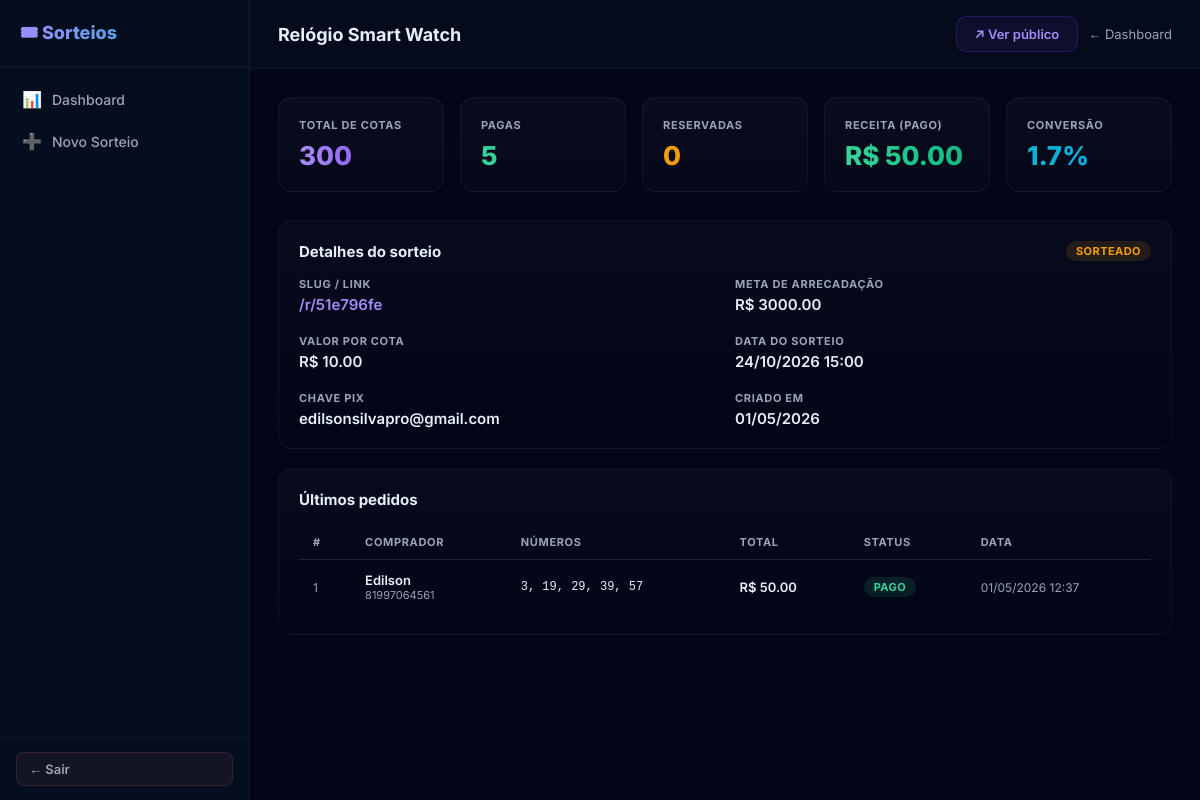
Screenshot of /dashboard/sorteios/1 (signed in) with the database file from the repository.
### app/models.py (models this page shows)
class Campaign(Base):
    __tablename__ = "campaigns"
    id = Column(Integer, primary_key=True, index=True)
    title = Column(String(200), nullable=False)
    slug = Column(String(16), unique=True, nullable=False, index=True)
    draw_date = Column(DateTime, nullable=True)
    goal_amount = Column(Float, nullable=False)
    price_per_quota = Column(Float, nullable=False)
    pix_key = Column(String(200), nullable=True)
    status = Column(String(20), nullable=False, default="active")  # active | drawn | closed | sold_out
    created_at = Column(DateTime, default=datetime.datetime.utcnow, nullable=False)
    winner_quota_id = Column(Integer, ForeignKey("quotas.id", use_alter=True), nullable=True)
    description = Column(Text, nullable=True)
    prize_image_url = Column(String(500), nullable=True)
    prize_value = Column(Float, nullable=True)
    rules = Column(Text, nullable=True)
    max_per_person = Column(Integer, default=10, nullable=True)
    pix_receiver_name = Column(String(25), default="SORTEIOS", nullable=True)
    pix_receiver_city = Column(String(15), default="SAO PAULO", nullable=True)
    reservation_expires_minutes = Column(Integer, default=30, nullable=True)
    owner_id = Column(Integer, ForeignKey("users.id", ondelete="SET NULL"), nullable=True)
    owner = relationship("User", back_populates="campaigns", foreign_keys=[owner_id])
    quotas = relationship(
        "Quota",
        primaryjoin="Campaign.id == Quota.campaign_id",
        back_populates="campaign",
        cascade="all, delete-orphan",
        lazy="select",
    )
    orders = relationship("Order", back_populates="campaign", cascade="all, delete-orphan")

class Order(Base):
    __tablename__ = "orders"
    id = Column(Integer, primary_key=True, index=True)
    campaign_id = Column(Integer, ForeignKey("campaigns.id", ondelete="CASCADE"), nullable=False)
    buyer_id = Column(Integer, ForeignKey("buyers.id"), nullable=True)
    token = Column(String(64), unique=True, nullable=False, index=True)
    status = Column(String(20), nullable=False, default="pending")  # pending|paid|cancelled|expired
    total_amount = Column(Float, nullable=False, default=0.0)
    pix_payload = Column(Text, nullable=True)
    qr_code_base64 = Column(Text, nullable=True)
    expires_at = Column(DateTime, nullable=True)
    created_at = Column(DateTime, default=datetime.datetime.utcnow, nullable=False)
    paid_at = Column(DateTime, nullable=True)
    cancelled_at = Column(DateTime, nullable=True)
    campaign = relationship("Campaign", back_populates="orders")
    buyer = relationship("Buyer", back_populates="orders")
    items = relationship("OrderItem", back_populates="order", cascade="all, delete-orphan")
    email_logs = relationship("EmailLog", back_populates="order")

class Buyer(Base):
    __tablename__ = "buyers"
    id = Column(Integer, primary_key=True, index=True)
    name = Column(String(200), nullable=False)
    whatsapp = Column(String(20), nullable=True, index=True)
    email = Column(String(200), nullable=True, index=True)
    cpf = Column(String(20), nullable=True)
    created_at = Column(DateTime, default=datetime.datetime.utcnow, nullable=False)
    orders = relationship("Order", back_populates="buyer")

### app/main.py (the view)
@app.get("/dashboard/sorteios/{campaign_id}", response_class=HTMLResponse)
def dash_raffle_detail(request: Request, campaign_id: int, session: Session = Depends(get_db)):
    user = auth_mod.get_current_user(request)
    if not user:
        return RedirectResponse("/login", status_code=303)
    campaign = crud.get_campaign(session, campaign_id)
    if not campaign or (user.get("role") != "admin" and campaign.owner_id != user.get("id")):
        raise HTTPException(status_code=404)
    stats = crud.get_raffle_stats(session, campaign.id)
    orders = crud.list_orders_by_campaign(session, campaign_id, limit=50)
    return templates.TemplateResponse(request, "dashboard_raffle_detail.html", {
        "campaign": campaign, "stats": stats, "orders": orders,
        "user": user, "base_url": BASE_URL,
    })

### app/templates/dashboard_raffle_detail.html (shortened to what this page needs)
<!doctype html>
<html lang="pt-BR">
<head>
</head>
<body>
<div class="dash-layout">
  <nav class="dash-sidebar">
    <div class="dash-brand">🎟 Sorteios</div>
    <div class="dash-nav">
      <a href="/dashboard"><span class="icon">📊</span> Dashboard</a>
      <a href="/dashboard/sorteios/novo"><span class="icon">➕</span> Novo Sorteio</a>
    </div>
    <div class="dash-sidebar-footer">
      <form method="get" action="/logout">
        <button type="submit" class="dash-logout-btn">← Sair</button>
      </form>
    </div>
  </nav>
  <div class="dash-main">
    <header class="dash-topbar">
      <h1>{{ campaign.title }}</h1>
      <div style="display:flex;gap:10px;align-items:center;">
        <a href="{{ base_url }}/r/{{ campaign.slug }}" target="_blank" class="btn-pub">↗ Ver público</a>
        <a href="/dashboard" style="font-size:13px;color:var(--muted);">← Dashboard</a>
      </div>
    </header>
    <main class="dash-content">
      <div class="stats-row">
        <div class="stat-card">
          <div class="stat-label">Total de cotas</div>
          <div class="stat-value purple">{{ stats.total }}</div>
        </div>
        <div class="stat-card">
          <div class="stat-label">Pagas</div>
          <div class="stat-value green">{{ stats.paid }}</div>
        </div>
        <div class="stat-card">
          <div class="stat-label">Reservadas</div>
          <div class="stat-value orange">{{ stats.reserved }}</div>
        </div>
        <div class="stat-card">
          <div class="stat-label">Receita (pago)</div>
          <div class="stat-value green">R$ {{ "%.2f"|format(stats.revenue_paid) }}</div>
        </div>
        <div class="stat-card">
          <div class="stat-label">Conversão</div>
          <div class="stat-value cyan">{{ stats.conversion_rate }}%</div>
        </div>
      </div>
      <div class="dash-card">
        <div style="display:flex;justify-content:space-between;align-items:center;margin-bottom:16px;flex-wrap:wrap;gap:12px;">
          <h2 style="margin:0;">Detalhes do sorteio</h2>
          <span class="badge {{ campaign.status }}">{{ campaign.status | status_pt }}</span>
        </div>
        <div class="info-grid">
          <div class="info-item">
            <span class="info-label">Slug / Link</span>
            <span class="info-value" style="color:var(--accent-light);">/r/{{ campaign.slug }}</span>
          </div>
          <div class="info-item">
            <span class="info-label">Meta de arrecadação</span>
            <span class="info-value">R$ {{ "%.2f"|format(campaign.goal_amount) }}</span>
          </div>
          <div class="info-item">
            <span class="info-label">Valor por cota</span>
            <span class="info-value">R$ {{ "%.2f"|format(campaign.price_per_quota) }}</span>
          </div>
          <div class="info-item">
            <span class="info-label">Data do sorteio</span>
            <span class="info-value">
              {% if campaign.draw_date %}{{ campaign.draw_date.strftime('%d/%m/%Y %H:%M') }}
              {% else %}—{% endif %}
            </span>
          </div>
          <div class="info-item">
            <span class="info-label">Chave PIX</span>
            <span class="info-value">{{ campaign.pix_key or '—' }}</span>
          </div>
          <div class="info-item">
            <span class="info-label">Criado em</span>
            <span class="info-value">{{ campaign.created_at.strftime('%d/%m/%Y') if campaign.created_at else '—' }}</span>
          </div>
        </div>
      </div>
      <div class="dash-card">
        <h2>Últimos pedidos</h2>
        {% if orders %}
        <div class="table-wrap">
          <table class="dt">
            <thead>
              <tr>
                <th>#</th>
                <th>Comprador</th>
                <th>Números</th>
                <th>Total</th>
                <th>Status</th>
                <th>Data</th>
              </tr>
            </thead>
            <tbody>
              {% for o in orders %}
              <tr>
                <td style="color:var(--muted);font-size:12px;">{{ o.id }}</td>
                <td>
                  {% if o.buyer %}
                  <div style="font-weight:600;">{{ o.buyer.name }}</div>
                  <div style="font-size:11px;color:var(--muted);">{{ o.buyer.whatsapp }}</div>
                  {% else %}—{% endif %}
                </td>
                <td style="font-family:monospace;font-size:12px;">
                  {{ o.items|map(attribute='quota')|selectattr('number')|map(attribute='number')|sort|join(', ') }}
                </td>
                <td style="font-weight:600;">R$ {{ "%.2f"|format(o.total_amount) }}</td>
                <td>
                  <span class="badge {{ o.status }}">{{ o.status | status_pt }}</span>
                </td>
                <td style="font-size:12px;color:var(--muted);">
                  {{ o.created_at.strftime('%d/%m/%Y %H:%M') if o.created_at else '—' }}
                </td>
              </tr>
              {% endfor %}
            </tbody>
          </table>
        </div>
        {% else %}
        <div style="text-align:center;padding:40px 20px;color:var(--muted);">
          <div style="font-size:40px;margin-bottom:12px;">📭</div>
          <div>Nenhum pedido ainda</div>
        </div>
        {% endif %}
      </div>
    </main>
  </div>
</div>
</body>
</html>

### rows the page displays
Campaign: title "Relógio Smart Watch", status|status_pt "SORTEADO", slug "51e796fe", goal_amount "3000.00", price_per_quota "10.00", draw_date "24/10/2026 15:00", pix_key "edilsonsilvapro@gmail.com", created_at "01/05/2026"
Order: id "1", buyer.name "Edilson", buyer.whatsapp "81997064561", items|map "3, 19, 29, 39, 57", total_amount "50.00", status|status_pt "PAGO", created_at "01/05/2026 12:37"

### other values shown
{{ stats.total }} "300"
{{ stats.paid }} "5"
{{ stats.reserved }} "0"
{{ "%.2f"|format(stats.revenue_paid) }} "50.00"
{{ stats.conversion_rate }} "1.7"
